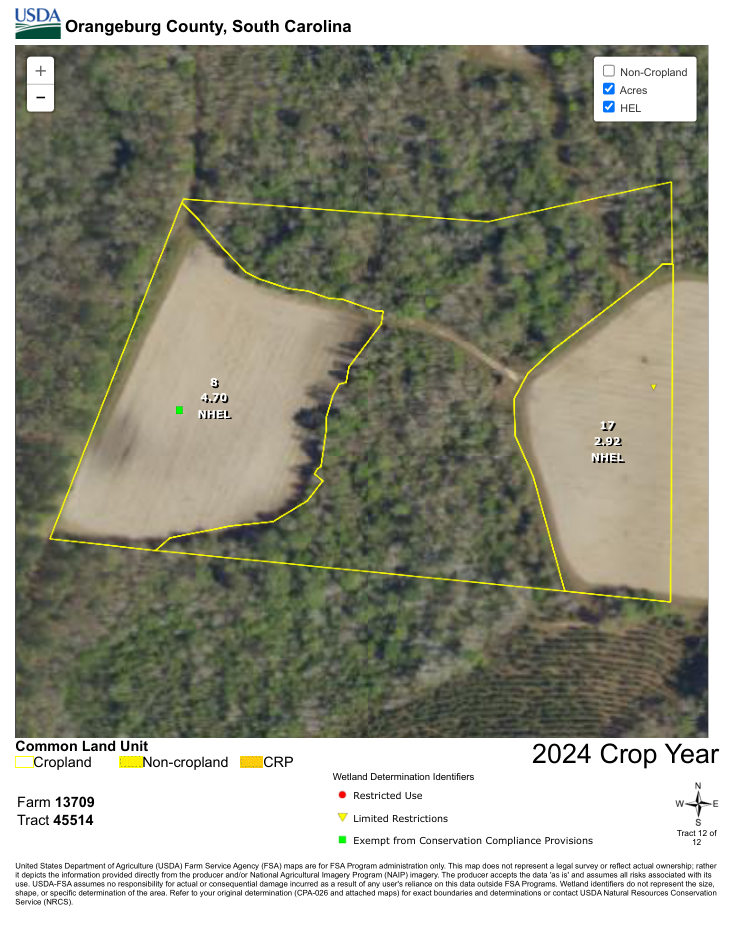
#> input picture analysis/orangeburg_veronica_alt21_match_page20.jpg, 735 x 951 px
$ python orangeburg_register_veronica_45514_field8.py
#> lines starting #> are read from the running program, lines starting #| are printed output that depends on the picture
### scripts/orangeburg_registration_pilot.py
"""Scanned FSA-to-aerial image registration pilot for Orangeburg, *diagnostics only*.

Never derive farm polygons or GPS from weak/degenerate matches. Source
coordinates are search hints. Four source-identified maps are evaluated first.
"""
from pathlib import Path
from concurrent.futures import ThreadPoolExecutor,as_completed
import io,json,math,os,time
import requests
import numpy as np,cv2,fitz

ROOT=Path(__file__).resolve().parents[1]
SOURCE=ROOT/'source-data/OneDrive_2026-11-03/SC State_AMP_FSA MAP'
INVENTORY=ROOT/'analysis/orangeburg_source_inventory.json'
OUT=ROOT/'analysis'
FARMS=os.getenv('ORANGEBURG_PILOT_FARMS','1271,1778,8242,13653').split(',')
DETECT=cv2.SIFT_create(nfeatures=2600,contrastThreshold=.008,edgeThreshold=18)
R=6378137.
SERVICES=[
 ('USGS_NAIP','https://imagery.nationalmap.gov/arcgis/rest/services/USGSNAIPImagery/ImageServer/exportImage'),
 ('Esri_World_Imagery','https://server.arcgisonline.com/ArcGIS/rest/services/World_Imagery/MapServer/export')
]
CROP_FRACS=[(.06,.08,.94,.76),(.03,.16,.97,.80)]
SIZE=850;SPAN=1650.;STEP=850.

def prepare(image):
    gray=cv2.cvtColor(image,cv2.COLOR_BGR2GRAY)
    return cv2.createCLAHE(clipLimit=2.0,tileGridSize=(8,8)).apply(gray)

# [67 lines left out: functions source_views, get_tile, register, not called in this run]

def strip_result(result):
    return {k:v for k,v in result.items() if k not in
            {'good_matches','inlier_mask','source_keypoints','target_keypoints','H'}}

# [61 lines left out: function main, not called in this run]

# [1 lines that do not run on import are left out]

### scripts/orangeburg_register_veronica_45514_field8.py
"""Register exact Farm13709/Tract45514/Field8 from alternate 21-page FSA PDF.

The FSA map's printed 4.79-ac Field8 boundary is separate from adjacent
Field17 and the full tract. Candidate alignment only until field trace QA.
"""
import json,math
from concurrent.futures import ThreadPoolExecutor,as_completed
import cv2,numpy as np
from orangeburg_registration_pilot import OUT,DETECT,prepare,register,get_tile,strip_result,R,SIZE,SPAN,STEP
im=cv2.imread(str(OUT/'orangeburg_veronica_alt21_match_page20.jpg'))
#> im is the input picture: shape (951, 735, 3); mean B, G, R 138.5, 152.9, 152.6
if im is None:raise RuntimeError('FSA page20 scan unavailable')
crop=im[44:739,15:710]
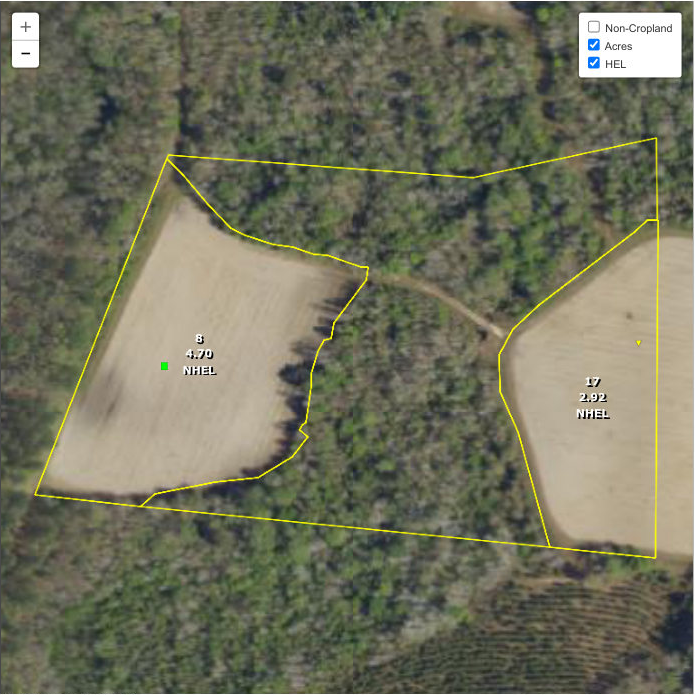
#> crop: shape (695, 695, 3); mean B, G, R 92.4, 112.9, 112.7
keys,desc=DETECT.detectAndCompute(prepare(crop),None)
#> in prepare, `gray=cv2.cvtColor(image,cv2.COLOR_BGR2GRAY)`:
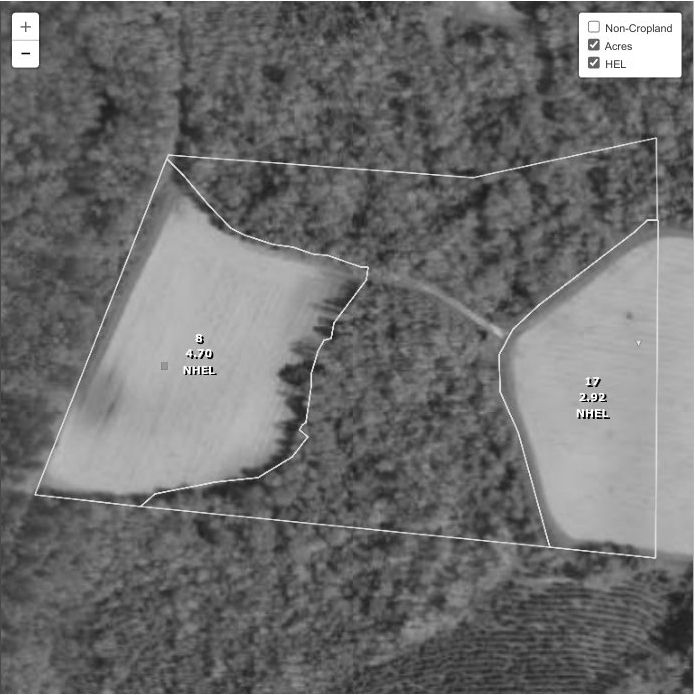
#> gray: shape (695, 695); min 0, max 255, mean 110.5
#> in prepare, `return cv2.createCLAHE(clipLimit=2.0,tileGridSize=(8,8)).apply(gray)`:
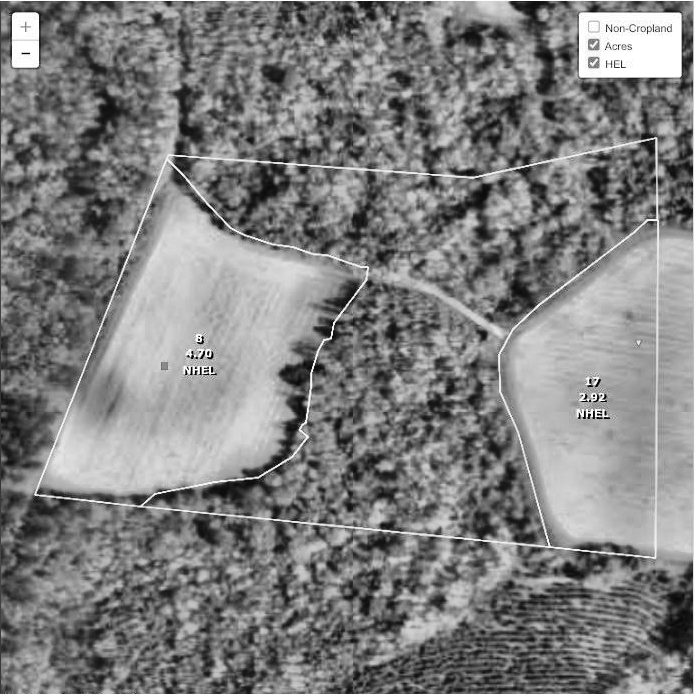
#> returned value: shape (695, 695); min 1, max 255, mean 127.5
#> keys = 2600 keypoints; strongest (x, y, size): (589, 415, 1.9), (584, 417, 1.9), (192, 357, 2.1), (590, 380, 2)
if desc is None or len(keys)<100:raise RuntimeError('Insufficient FSA source features')
view=('p20_tract45514',crop,keys,desc)
#> (the run stopped early here; a loop or call above may not have finished)

$ run again, with analysis/orangeburg_veronica_alt21_match_page09.jpg copied over analysis/orangeburg_veronica_alt21_match_page20.jpg
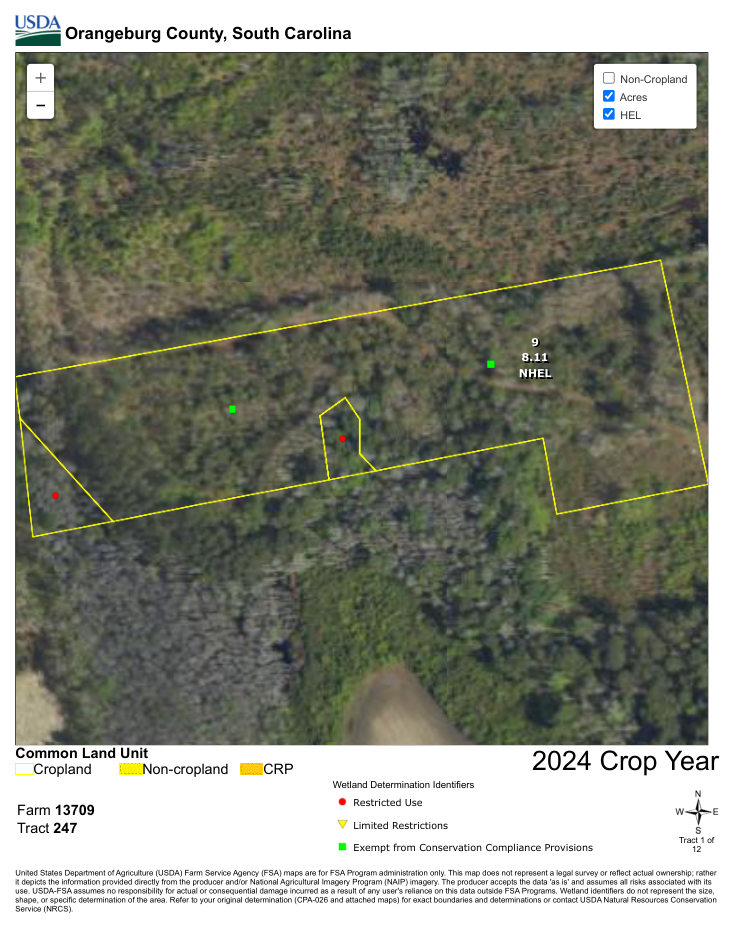
#> input picture analysis/orangeburg_veronica_alt21_match_page09.jpg, 735 x 951 px
#> im is the input picture: shape (951, 735, 3); mean B, G, R 127.1, 139.3, 137.2
#> in prepare, `gray=cv2.cvtColor(image,cv2.COLOR_BGR2GRAY)`:
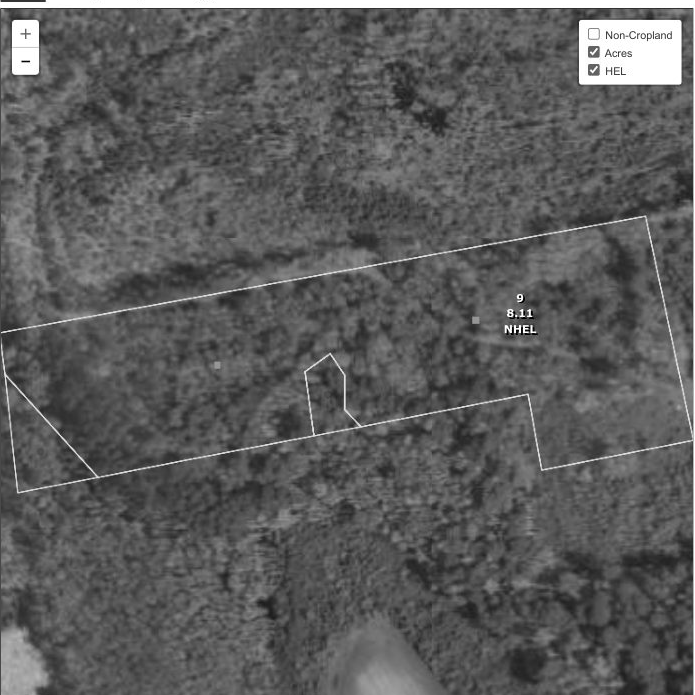
#> gray: shape (695, 695); min 0, max 255, mean 91.8
#> in prepare, `return cv2.createCLAHE(clipLimit=2.0,tileGridSize=(8,8)).apply(gray)`:
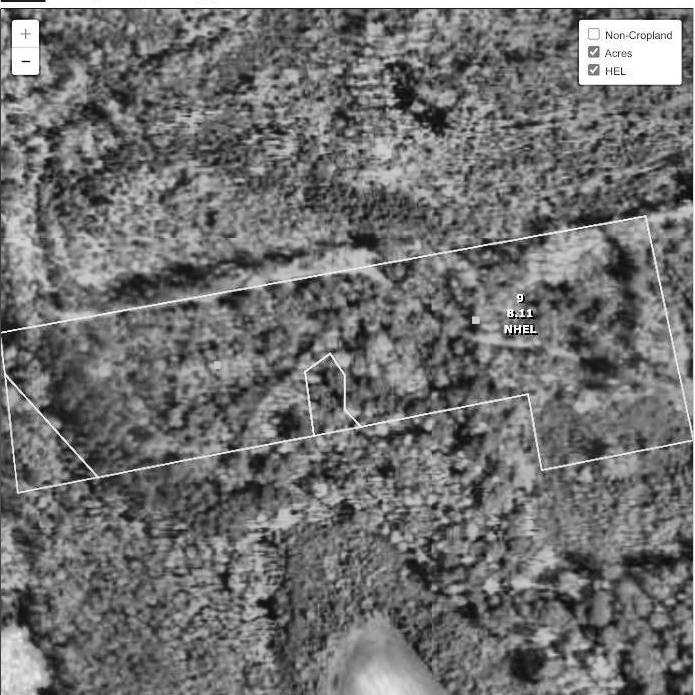
#> returned value: shape (695, 695); min 1, max 255, mean 113.7
#> keys = 2600 keypoints; strongest (x, y, size): (517, 331, 1.9), (514, 312, 1.9), (510, 331, 2.1), (529, 315, 2.4)

$ run again, with analysis/orangeburg_veronica_alt21_match_page10.jpg copied over analysis/orangeburg_veronica_alt21_match_page20.jpg
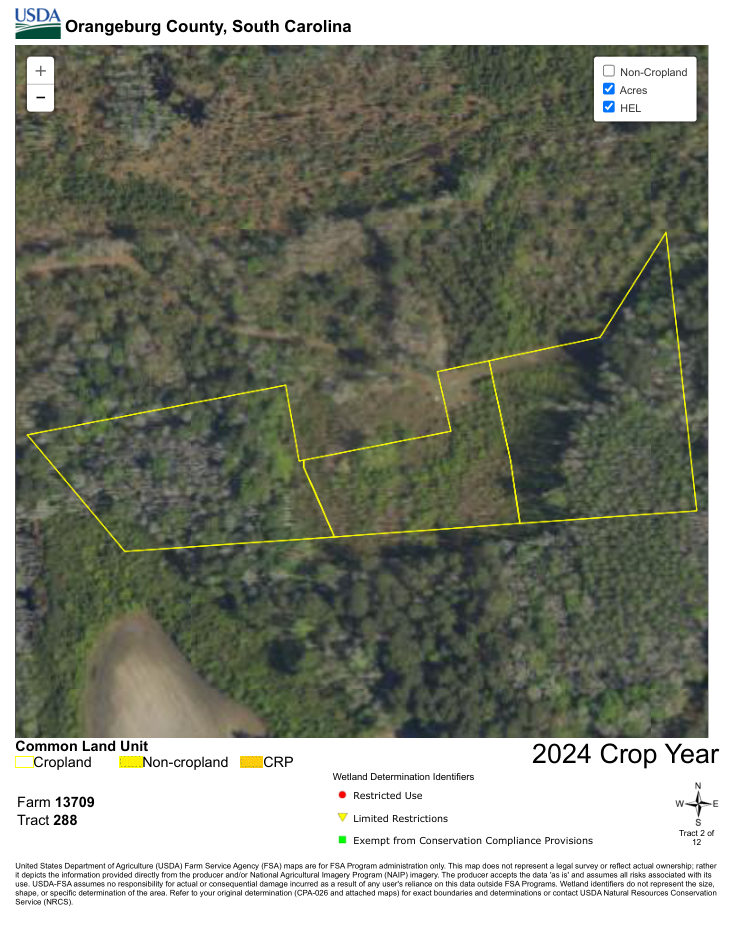
#> input picture analysis/orangeburg_veronica_alt21_match_page10.jpg, 735 x 951 px
#> im is the input picture: shape (951, 735, 3); mean B, G, R 125.8, 137.9, 135
#> in prepare, `gray=cv2.cvtColor(image,cv2.COLOR_BGR2GRAY)`:
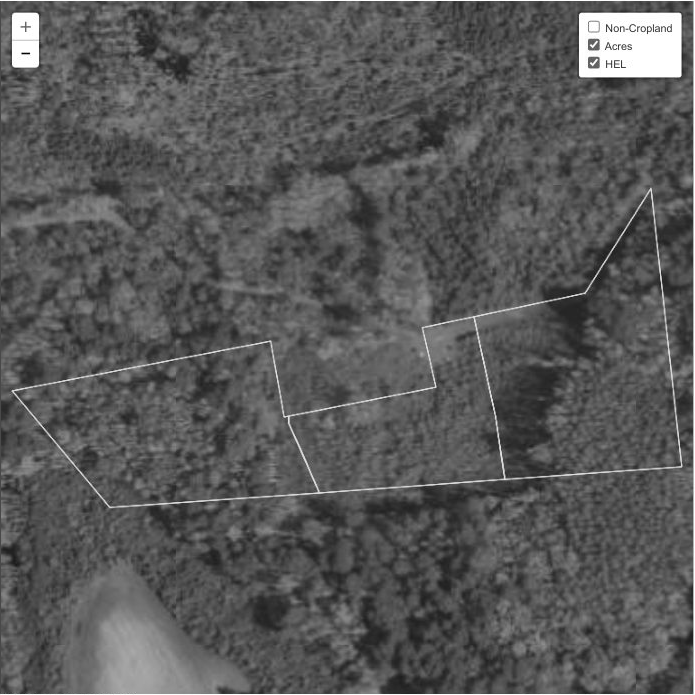
#> gray: shape (695, 695); min 0, max 255, mean 88.1
#> in prepare, `return cv2.createCLAHE(clipLimit=2.0,tileGridSize=(8,8)).apply(gray)`:
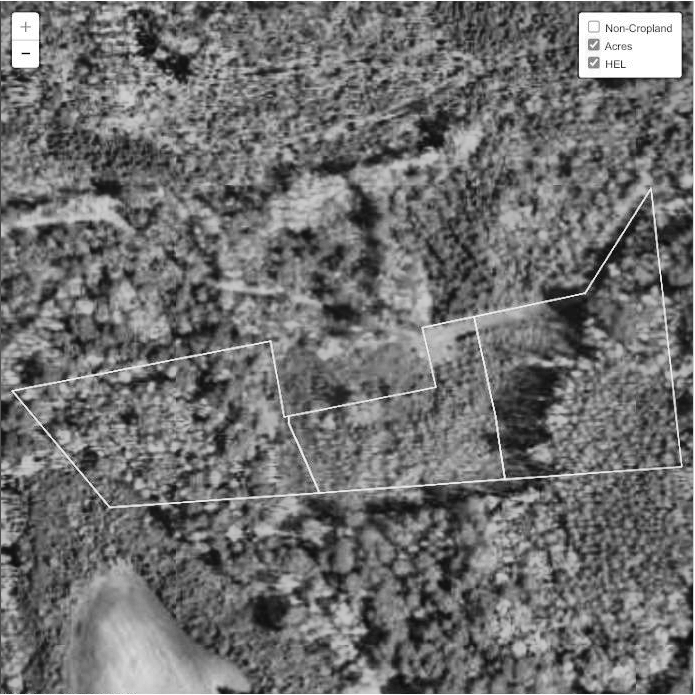
#> returned value: shape (695, 695); min 1, max 255, mean 112
#> keys = 2600 keypoints; strongest (x, y, size): (551, 300, 2.1), (609, 254, 1.9), (559, 299, 1.9), (555, 299, 2)

$ run again, with analysis/orangeburg_veronica_alt21_match_page11.jpg copied over analysis/orangeburg_veronica_alt21_match_page20.jpg
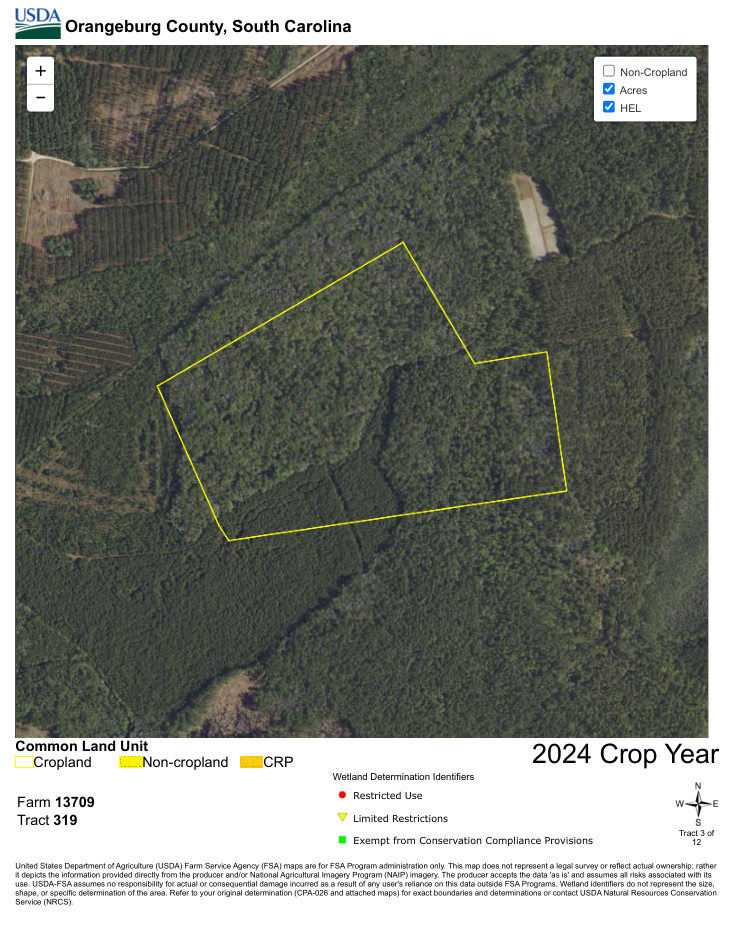
#> input picture analysis/orangeburg_veronica_alt21_match_page11.jpg, 735 x 951 px
#> im is the input picture: shape (951, 735, 3); mean B, G, R 122.2, 129.2, 126.6
#> in prepare, `gray=cv2.cvtColor(image,cv2.COLOR_BGR2GRAY)`:
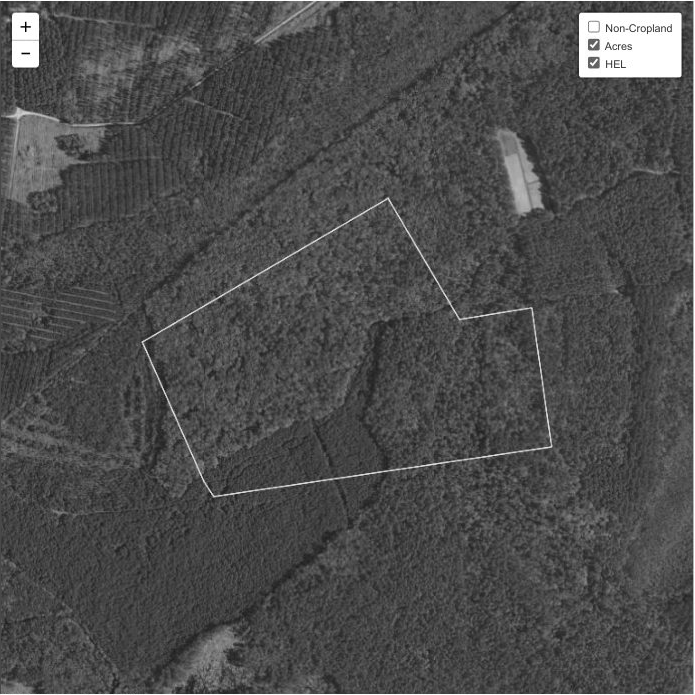
#> gray: shape (695, 695); min 0, max 255, mean 76.4
#> in prepare, `return cv2.createCLAHE(clipLimit=2.0,tileGridSize=(8,8)).apply(gray)`:
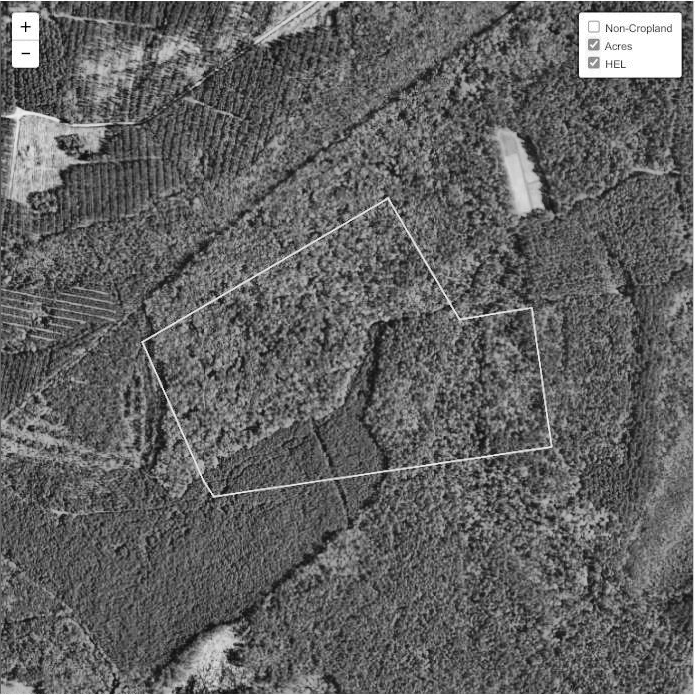
#> returned value: shape (695, 695); min 1, max 255, mean 99
#> keys = 2600 keypoints; strongest (x, y, size): (25, 27, 2.1), (25, 52, 21.1), (692, 645, 2), (385, 471, 1.8)
